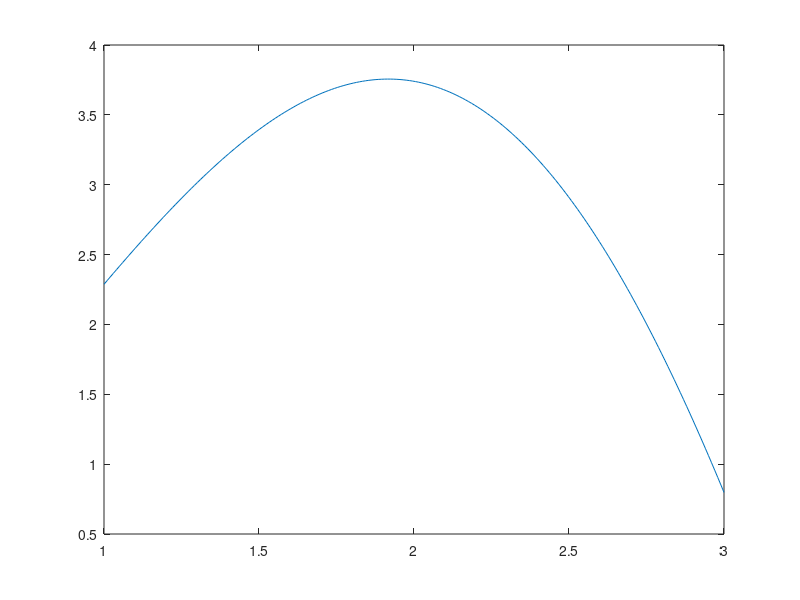
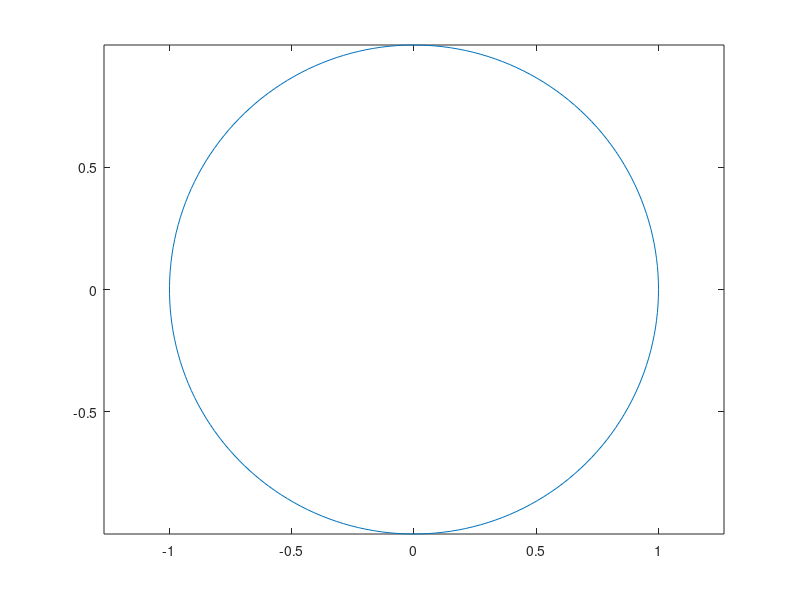
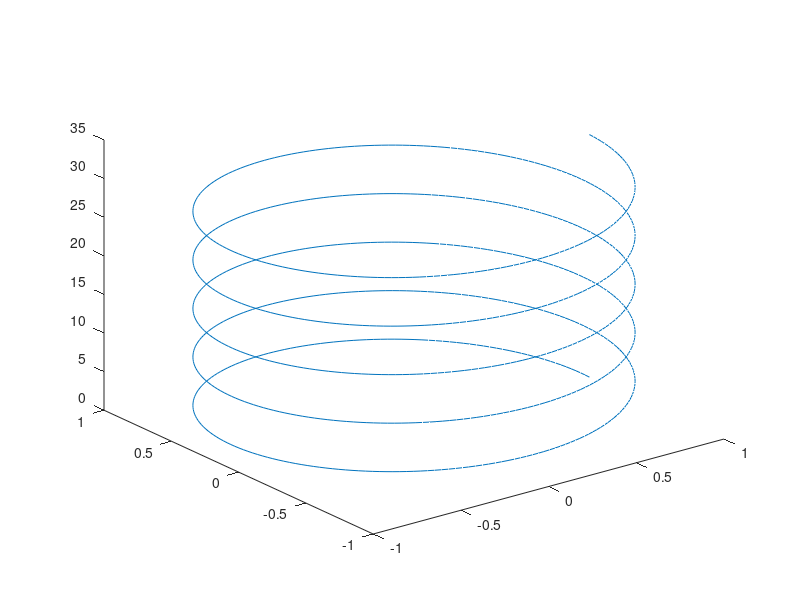
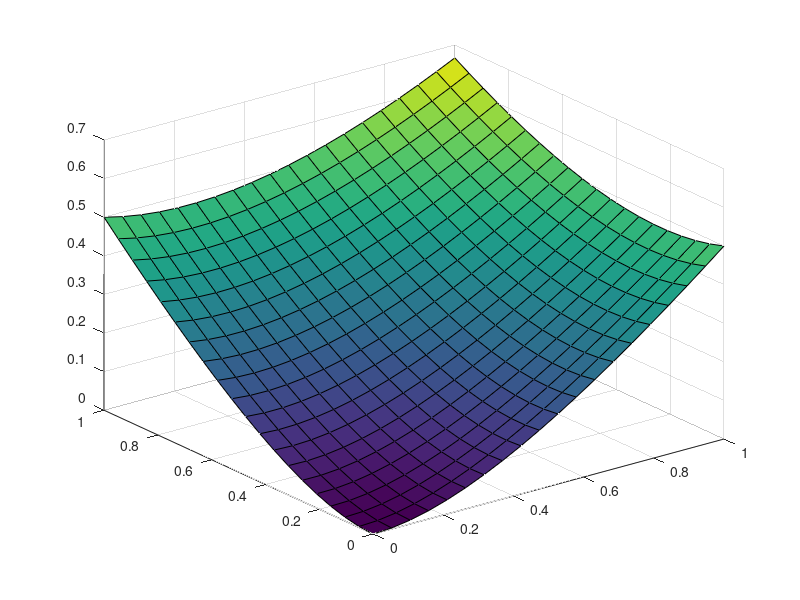

The MATLAB script that drew these images, in order:
%a
f = @(x) sin(x).*exp(sqrt(x));
t = linspace(1,3,200);
plot(t,f(t))

%b
g1 = @(t) cos(t);
g2 = @(t) sin(t);
t = linspace(0,2*pi,200);
figure
plot(g1(t),g2(t))
axis equal

%c
t = linspace(0,10*pi,1000);
figure
plot3(g1(t),g2(t),t)

%d
k = @(x,y) (x.^2+y.^2)./(1+x+y);
x = linspace(0,1,20);
y = linspace(0,1,20);
[X,Y]=meshgrid(x,y);
figure
surf(X,Y,k(X,Y))